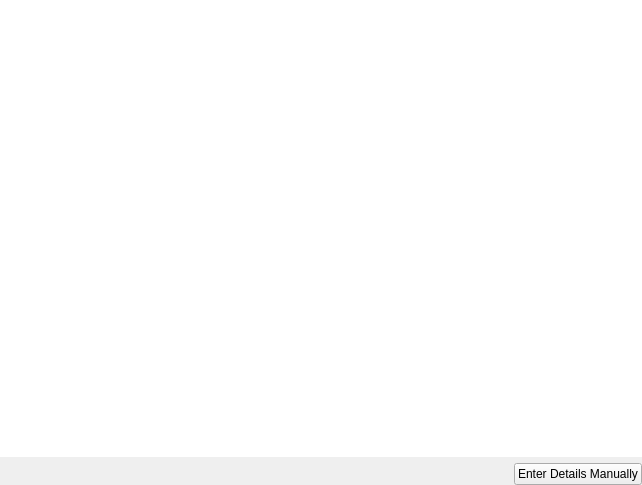
<?xml version="1.0" encoding="UTF-8"?>
<ui version="4.0">
 <class>NetworkWidget</class>
 <widget class="QWidget" name="NetworkWidget">
  <property name="geometry">
   <rect>
    <x>0</x>
    <y>0</y>
    <width>642</width>
    <height>485</height>
   </rect>
  </property>
  <property name="windowTitle">
   <string>Form</string>
  </property>
  <layout class="QVBoxLayout" name="verticalLayout">
   <property name="leftMargin">
    <number>0</number>
   </property>
   <property name="topMargin">
    <number>0</number>
   </property>
   <property name="rightMargin">
    <number>0</number>
   </property>
   <property name="bottomMargin">
    <number>0</number>
   </property>
   <item>
    <widget class="AnimatedStackedWidget" name="stackedWidget">
     <property name="currentIndex">
      <number>0</number>
     </property>
     <widget class="QWidget" name="networks">
      <property name="autoFillBackground">
       <bool>true</bool>
      </property>
      <layout class="QVBoxLayout" name="verticalLayout_4">
       <property name="leftMargin">
        <number>0</number>
       </property>
       <property name="topMargin">
        <number>0</number>
       </property>
       <property name="rightMargin">
        <number>0</number>
       </property>
       <property name="bottomMargin">
        <number>0</number>
       </property>
       <item>
        <widget class="QListView" name="AvailableNetworksList">
         <property name="frameShape">
          <enum>QFrame::NoFrame</enum>
         </property>
        </widget>
       </item>
       <item>
        <layout class="QHBoxLayout" name="horizontalLayout">
         <item>
          <spacer name="horizontalSpacer">
           <property name="orientation">
            <enum>Qt::Horizontal</enum>
           </property>
           <property name="sizeHint" stdset="0">
            <size>
             <width>40</width>
             <height>20</height>
            </size>
           </property>
          </spacer>
         </item>
         <item>
          <widget class="QPushButton" name="networksManualButton">
           <property name="text">
            <string>Enter Details Manually</string>
           </property>
           <property name="icon">
            <iconset theme="edit-rename">
             <normaloff>.</normaloff>.</iconset>
           </property>
          </widget>
         </item>
        </layout>
       </item>
      </layout>
     </widget>
     <widget class="QWidget" name="securityPage">
      <property name="autoFillBackground">
       <bool>true</bool>
      </property>
      <layout class="QVBoxLayout" name="verticalLayout_5">
       <property name="leftMargin">
        <number>0</number>
       </property>
       <property name="topMargin">
        <number>0</number>
       </property>
       <property name="rightMargin">
        <number>0</number>
       </property>
       <property name="bottomMargin">
        <number>0</number>
       </property>
       <item>
        <widget class="QLabel" name="securityDescriptionLabel">
         <property name="text">
          <string notr="true">To connect to this network, you'll need to provide a key.</string>
         </property>
        </widget>
       </item>
       <item>
        <widget class="QLineEdit" name="SecuritySsidEdit">
         <property name="placeholderText">
          <string>SSID</string>
         </property>
        </widget>
       </item>
       <item>
        <widget class="QComboBox" name="SecurityType">
         <item>
          <property name="text">
           <string>None</string>
          </property>
         </item>
         <item>
          <property name="text">
           <string>Static WEP</string>
          </property>
         </item>
         <item>
          <property name="text">
           <string>Dynamic WEP</string>
          </property>
         </item>
         <item>
          <property name="text">
           <string>WPA/WPA2 PSK</string>
          </property>
         </item>
         <item>
          <property name="text">
           <string>WPA/WPA2 Enterprise</string>
          </property>
         </item>
        </widget>
       </item>
       <item>
        <widget class="QStackedWidget" name="SecurityKeysStack">
         <property name="sizePolicy">
          <sizepolicy hsizetype="Preferred" vsizetype="Maximum">
           <horstretch>0</horstretch>
           <verstretch>0</verstretch>
          </sizepolicy>
         </property>
         <property name="currentIndex">
          <number>0</number>
         </property>
         <widget class="QWidget" name="page">
          <layout class="QVBoxLayout" name="verticalLayout_7">
           <property name="leftMargin">
            <number>0</number>
           </property>
           <property name="topMargin">
            <number>0</number>
           </property>
           <property name="rightMargin">
            <number>0</number>
           </property>
           <property name="bottomMargin">
            <number>0</number>
           </property>
          </layout>
         </widget>
         <widget class="QWidget" name="page_2">
          <layout class="QVBoxLayout" name="verticalLayout_8">
           <property name="leftMargin">
            <number>0</number>
           </property>
           <property name="topMargin">
            <number>0</number>
           </property>
           <property name="rightMargin">
            <number>0</number>
           </property>
           <property name="bottomMargin">
            <number>0</number>
           </property>
           <item>
            <widget class="QLineEdit" name="securityKey">
             <property name="inputMask">
              <string/>
             </property>
             <property name="echoMode">
              <enum>QLineEdit::Password</enum>
             </property>
             <property name="placeholderText">
              <string>Security Key</string>
             </property>
            </widget>
           </item>
           <item>
            <spacer name="verticalSpacer_2">
             <property name="orientation">
              <enum>Qt::Vertical</enum>
             </property>
             <property name="sizeHint" stdset="0">
              <size>
               <width>20</width>
               <height>40</height>
              </size>
             </property>
            </spacer>
           </item>
          </layout>
         </widget>
         <widget class="QWidget" name="page_3">
          <layout class="QGridLayout" name="gridLayout">
           <property name="leftMargin">
            <number>0</number>
           </property>
           <property name="topMargin">
            <number>0</number>
           </property>
           <property name="rightMargin">
            <number>0</number>
           </property>
           <property name="bottomMargin">
            <number>0</number>
           </property>
           <item row="0" column="1">
            <widget class="QComboBox" name="EnterpriseAuthMethod">
             <property name="sizePolicy">
              <sizepolicy hsizetype="Expanding" vsizetype="Fixed">
               <horstretch>0</horstretch>
               <verstretch>0</verstretch>
              </sizepolicy>
             </property>
             <item>
              <property name="text">
               <string>TLS</string>
              </property>
             </item>
             <item>
              <property name="text">
               <string>LEAP</string>
              </property>
             </item>
             <item>
              <property name="text">
               <string>FAST</string>
              </property>
             </item>
             <item>
              <property name="text">
               <string>TTLS</string>
              </property>
             </item>
             <item>
              <property name="text">
               <string>PEAP</string>
              </property>
             </item>
            </widget>
           </item>
           <item row="0" column="0">
            <widget class="QLabel" name="label_2">
             <property name="text">
              <string>EAP Method</string>
             </property>
            </widget>
           </item>
           <item row="1" column="0" colspan="2">
            <widget class="QStackedWidget" name="WpaEnterpriseAuthDetails">
             <property name="currentIndex">
              <number>0</number>
             </property>
             <widget class="QWidget" name="page_4">
              <layout class="QGridLayout" name="gridLayout_2">
               <property name="leftMargin">
                <number>0</number>
               </property>
               <property name="topMargin">
                <number>0</number>
               </property>
               <property name="rightMargin">
                <number>0</number>
               </property>
               <property name="bottomMargin">
                <number>0</number>
               </property>
               <item row="2" column="1">
                <widget class="QLineEdit" name="EnterpriseTLSCACertificate"/>
               </item>
               <item row="5" column="0">
                <widget class="QLabel" name="label_7">
                 <property name="text">
                  <string>Servers</string>
                 </property>
                </widget>
               </item>
               <item row="6" column="0">
                <widget class="QLabel" name="label_8">
                 <property name="text">
                  <string>Private Key</string>
                 </property>
                </widget>
               </item>
               <item row="2" column="0">
                <widget class="QLabel" name="label_4">
                 <property name="text">
                  <string>CA Certificate</string>
                 </property>
                </widget>
               </item>
               <item row="1" column="0">
                <widget class="QLabel" name="label_3">
                 <property name="text">
                  <string>User Certificate</string>
                 </property>
                </widget>
               </item>
               <item row="3" column="0">
                <widget class="QLabel" name="label_5">
                 <property name="text">
                  <string>Subject Match</string>
                 </property>
                </widget>
               </item>
               <item row="0" column="0">
                <widget class="QLabel" name="label">
                 <property name="text">
                  <string>Identity</string>
                 </property>
                </widget>
               </item>
               <item row="4" column="0">
                <widget class="QLabel" name="label_6">
                 <property name="text">
                  <string>Alternative Subject Matches</string>
                 </property>
                </widget>
               </item>
               <item row="7" column="0">
                <widget class="QLabel" name="label_13">
                 <property name="text">
                  <string>Private Key Password</string>
                 </property>
                </widget>
               </item>
               <item row="2" column="2">
                <widget class="QPushButton" name="EnterpriseTLSCACertificateSelect">
                 <property name="text">
                  <string>Select</string>
                 </property>
                </widget>
               </item>
               <item row="0" column="1" colspan="2">
                <widget class="QLineEdit" name="EnterpriseTLSIdentity"/>
               </item>
               <item row="3" column="1" colspan="2">
                <widget class="QLineEdit" name="EnterpriseTLSSubjectMatch"/>
               </item>
               <item row="4" column="1" colspan="2">
                <widget class="QLineEdit" name="EnterpriseTLSAlternateSubjectMatch"/>
               </item>
               <item row="5" column="1" colspan="2">
                <widget class="QLineEdit" name="EnterpriseTLSServers"/>
               </item>
               <item row="6" column="1" colspan="2">
                <widget class="QLineEdit" name="EnterpriseTLSPrivateKey"/>
               </item>
               <item row="7" column="1" colspan="2">
                <widget class="QLineEdit" name="EnterpriseTLSPrivateKeyPassword">
                 <property name="echoMode">
                  <enum>QLineEdit::Password</enum>
                 </property>
                </widget>
               </item>
               <item row="1" column="1">
                <widget class="QLineEdit" name="EnterpriseTLSUserCertificate"/>
               </item>
               <item row="1" column="2">
                <widget class="QPushButton" name="EnterpriseTLSUserCertificateSelect">
                 <property name="text">
                  <string>Select</string>
                 </property>
                </widget>
               </item>
              </layout>
             </widget>
             <widget class="QWidget" name="page_5">
              <layout class="QGridLayout" name="gridLayout_3">
               <property name="leftMargin">
                <number>0</number>
               </property>
               <property name="topMargin">
                <number>0</number>
               </property>
               <property name="rightMargin">
                <number>0</number>
               </property>
               <property name="bottomMargin">
                <number>0</number>
               </property>
               <item row="2" column="0">
                <spacer name="verticalSpacer_3">
                 <property name="orientation">
                  <enum>Qt::Vertical</enum>
                 </property>
                 <property name="sizeHint" stdset="0">
                  <size>
                   <width>20</width>
                   <height>40</height>
                  </size>
                 </property>
                </spacer>
               </item>
               <item row="0" column="0">
                <widget class="QLabel" name="label_14">
                 <property name="text">
                  <string>Username</string>
                 </property>
                </widget>
               </item>
               <item row="1" column="0">
                <widget class="QLabel" name="label_15">
                 <property name="text">
                  <string>Password</string>
                 </property>
                </widget>
               </item>
               <item row="0" column="1">
                <widget class="QLineEdit" name="EnterpriseLEAPUsername"/>
               </item>
               <item row="1" column="1">
                <widget class="QLineEdit" name="EnterpriseLEAPPassword">
                 <property name="echoMode">
                  <enum>QLineEdit::Password</enum>
                 </property>
                </widget>
               </item>
              </layout>
             </widget>
             <widget class="QWidget" name="page_6">
              <layout class="QGridLayout" name="gridLayout_5">
               <property name="leftMargin">
                <number>0</number>
               </property>
               <property name="topMargin">
                <number>0</number>
               </property>
               <property name="rightMargin">
                <number>0</number>
               </property>
               <property name="bottomMargin">
                <number>0</number>
               </property>
               <item row="4" column="0">
                <widget class="QLabel" name="label_25">
                 <property name="text">
                  <string>Username</string>
                 </property>
                </widget>
               </item>
               <item row="3" column="0">
                <widget class="QLabel" name="label_24">
                 <property name="text">
                  <string>Phase 2 Authentication</string>
                 </property>
                </widget>
               </item>
               <item row="5" column="0">
                <widget class="QLabel" name="label_26">
                 <property name="text">
                  <string>Password</string>
                 </property>
                </widget>
               </item>
               <item row="0" column="0">
                <widget class="QLabel" name="label_22">
                 <property name="text">
                  <string>Anonymous Identity</string>
                 </property>
                </widget>
               </item>
               <item row="2" column="0">
                <widget class="QLabel" name="label_23">
                 <property name="text">
                  <string>PAC file</string>
                 </property>
                </widget>
               </item>
               <item row="6" column="0">
                <spacer name="verticalSpacer_5">
                 <property name="orientation">
                  <enum>Qt::Vertical</enum>
                 </property>
                 <property name="sizeHint" stdset="0">
                  <size>
                   <width>20</width>
                   <height>40</height>
                  </size>
                 </property>
                </spacer>
               </item>
               <item row="0" column="1">
                <widget class="QLineEdit" name="EnterpriseFASTAnonymousIdentity"/>
               </item>
               <item row="1" column="1">
                <widget class="QFrame" name="frame">
                 <property name="frameShape">
                  <enum>QFrame::NoFrame</enum>
                 </property>
                 <property name="frameShadow">
                  <enum>QFrame::Raised</enum>
                 </property>
                 <layout class="QHBoxLayout" name="horizontalLayout_7">
                  <property name="leftMargin">
                   <number>0</number>
                  </property>
                  <property name="topMargin">
                   <number>0</number>
                  </property>
                  <property name="rightMargin">
                   <number>0</number>
                  </property>
                  <property name="bottomMargin">
                   <number>0</number>
                  </property>
                  <item>
                   <widget class="QCheckBox" name="EnterpriseFASTPacProvisioningAnonymous">
                    <property name="text">
                     <string>Anonymous</string>
                    </property>
                   </widget>
                  </item>
                  <item>
                   <widget class="QCheckBox" name="EnterpriseFASTPacProvisioningAuthenticated">
                    <property name="text">
                     <string>Authenticated</string>
                    </property>
                   </widget>
                  </item>
                  <item>
                   <spacer name="horizontalSpacer_7">
                    <property name="orientation">
                     <enum>Qt::Horizontal</enum>
                    </property>
                    <property name="sizeHint" stdset="0">
                     <size>
                      <width>40</width>
                      <height>20</height>
                     </size>
                    </property>
                   </spacer>
                  </item>
                 </layout>
                </widget>
               </item>
               <item row="1" column="0">
                <widget class="QLabel" name="label_27">
                 <property name="text">
                  <string>Automatic PAC Provisioning</string>
                 </property>
                </widget>
               </item>
               <item row="2" column="1">
                <widget class="QLineEdit" name="EnterpriseFASTPacFile"/>
               </item>
               <item row="3" column="1">
                <widget class="QComboBox" name="EnterpriseFASTPhase2Auth">
                 <item>
                  <property name="text">
                   <string>GTC</string>
                  </property>
                 </item>
                 <item>
                  <property name="text">
                   <string>MSCHAPv2</string>
                  </property>
                 </item>
                </widget>
               </item>
               <item row="4" column="1">
                <widget class="QLineEdit" name="EnterpriseFASTUsername"/>
               </item>
               <item row="5" column="1">
                <widget class="QLineEdit" name="EnterpriseFASTPassword">
                 <property name="echoMode">
                  <enum>QLineEdit::Password</enum>
                 </property>
                </widget>
               </item>
              </layout>
             </widget>
             <widget class="QWidget" name="page_8">
              <layout class="QGridLayout" name="gridLayout_4">
               <property name="leftMargin">
                <number>0</number>
               </property>
               <property name="topMargin">
                <number>0</number>
               </property>
               <property name="rightMargin">
                <number>0</number>
               </property>
               <property name="bottomMargin">
                <number>0</number>
               </property>
               <item row="6" column="0">
                <spacer name="verticalSpacer_4">
                 <property name="orientation">
                  <enum>Qt::Vertical</enum>
                 </property>
                 <property name="sizeHint" stdset="0">
                  <size>
                   <width>20</width>
                   <height>40</height>
                  </size>
                 </property>
                </spacer>
               </item>
               <item row="4" column="0">
                <widget class="QLabel" name="label_20">
                 <property name="text">
                  <string>Username</string>
                 </property>
                </widget>
               </item>
               <item row="2" column="0">
                <widget class="QLabel" name="peapVersionLabel">
                 <property name="text">
                  <string>PEAP version</string>
                 </property>
                </widget>
               </item>
               <item row="1" column="0">
                <widget class="QLabel" name="label_17">
                 <property name="text">
                  <string>CA Certificate</string>
                 </property>
                </widget>
               </item>
               <item row="5" column="0">
                <widget class="QLabel" name="label_21">
                 <property name="text">
                  <string>Password</string>
                 </property>
                </widget>
               </item>
               <item row="3" column="0">
                <widget class="QLabel" name="label_19">
                 <property name="text">
                  <string>Phase 2 Authentication</string>
                 </property>
                </widget>
               </item>
               <item row="1" column="1">
                <widget class="QLineEdit" name="EnterprisePEAPCaCertificate"/>
               </item>
               <item row="0" column="0">
                <widget class="QLabel" name="label_16">
                 <property name="text">
                  <string>Anonymous Identity</string>
                 </property>
                </widget>
               </item>
               <item row="1" column="2">
                <widget class="QPushButton" name="EnterprisePEAPCaCertificateSelect">
                 <property name="text">
                  <string>Select</string>
                 </property>
                </widget>
               </item>
               <item row="0" column="1" colspan="2">
                <widget class="QLineEdit" name="EnterprisePEAPAnonymousIdentity"/>
               </item>
               <item row="3" column="1" colspan="2">
                <widget class="QComboBox" name="EnterprisePEAPPhase2Auth">
                 <item>
                  <property name="text">
                   <string>MSCHAPv2</string>
                  </property>
                 </item>
                 <item>
                  <property name="text">
                   <string>MD5</string>
                  </property>
                 </item>
                 <item>
                  <property name="text">
                   <string>GTC</string>
                  </property>
                 </item>
                </widget>
               </item>
               <item row="4" column="1" colspan="2">
                <widget class="QLineEdit" name="EnterprisePEAPUsername"/>
               </item>
               <item row="5" column="1" colspan="2">
                <widget class="QLineEdit" name="EnterprisePEAPPassword">
                 <property name="echoMode">
                  <enum>QLineEdit::Password</enum>
                 </property>
                </widget>
               </item>
               <item row="2" column="1" colspan="2">
                <widget class="QFrame" name="peapVersionButtons">
                 <layout class="QHBoxLayout" name="horizontalLayout_4">
                  <property name="leftMargin">
                   <number>0</number>
                  </property>
                  <property name="topMargin">
                   <number>0</number>
                  </property>
                  <property name="rightMargin">
                   <number>0</number>
                  </property>
                  <property name="bottomMargin">
                   <number>0</number>
                  </property>
                  <item>
                   <widget class="QRadioButton" name="EnterprisePEAPAuto">
                    <property name="text">
                     <string>Auto&amp;matic</string>
                    </property>
                    <property name="checked">
                     <bool>true</bool>
                    </property>
                   </widget>
                  </item>
                  <item>
                   <widget class="QRadioButton" name="EnterprisePEAPVer0">
                    <property name="text">
                     <string>Version &amp;0</string>
                    </property>
                   </widget>
                  </item>
                  <item>
                   <widget class="QRadioButton" name="EnterprisePEAPVer1">
                    <property name="text">
                     <string>Version &amp;1</string>
                    </property>
                   </widget>
                  </item>
                  <item>
                   <spacer name="horizontalSpacer_4">
                    <property name="orientation">
                     <enum>Qt::Horizontal</enum>
                    </property>
                    <property name="sizeHint" stdset="0">
                     <size>
                      <width>40</width>
                      <height>20</height>
                     </size>
                    </property>
                   </spacer>
                  </item>
                 </layout>
                </widget>
               </item>
              </layout>
             </widget>
            </widget>
           </item>
          </layout>
         </widget>
        </widget>
       </item>
       <item>
        <spacer name="verticalSpacer">
         <property name="orientation">
          <enum>Qt::Vertical</enum>
         </property>
         <property name="sizeHint" stdset="0">
          <size>
           <width>20</width>
           <height>40</height>
          </size>
         </property>
        </spacer>
       </item>
       <item>
        <layout class="QHBoxLayout" name="horizontalLayout_2">
         <item>
          <widget class="QPushButton" name="SecurityBackButton">
           <property name="text">
            <string>Back</string>
           </property>
           <property name="icon">
            <iconset theme="go-previous">
             <normaloff>.</normaloff>.</iconset>
           </property>
          </widget>
         </item>
         <item>
          <spacer name="horizontalSpacer_2">
           <property name="orientation">
            <enum>Qt::Horizontal</enum>
           </property>
           <property name="sizeHint" stdset="0">
            <size>
             <width>40</width>
             <height>20</height>
            </size>
           </property>
          </spacer>
         </item>
         <item>
          <widget class="QPushButton" name="SecurityConnectButton">
           <property name="text">
            <string>Connect</string>
           </property>
           <property name="icon">
            <iconset theme="network-connect">
             <normaloff>.</normaloff>.</iconset>
           </property>
          </widget>
         </item>
        </layout>
       </item>
      </layout>
     </widget>
    </widget>
   </item>
  </layout>
 </widget>
 <customwidgets>
  <customwidget>
   <class>AnimatedStackedWidget</class>
   <extends>QStackedWidget</extends>
   <header>animatedstackedwidget.h</header>
   <container>1</container>
  </customwidget>
 </customwidgets>
 <resources/>
 <connections/>
</ui>
